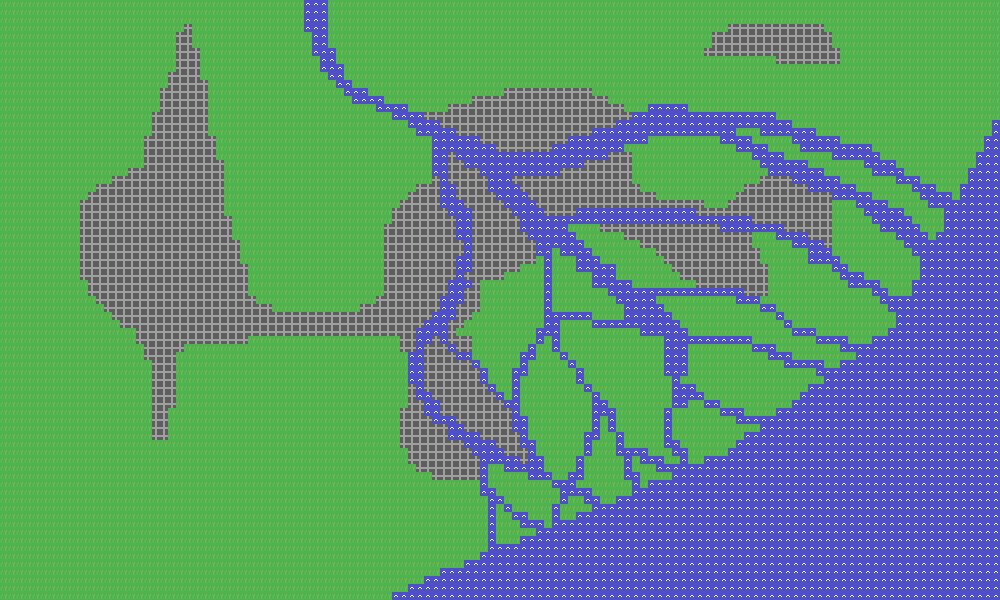

This game map was drawn from its Tiled (.tmx) file and the tilesets committed beside it. A one-line description and the trimmed map source follow:
An orthogonal 125x75 tile map with 8x8 px tiles, 1 tile layer (base).

<map version="1.0" orientation="orthogonal" renderorder="right-down" width="125" height="75" tilewidth="8" tileheight="8" nextobjectid="1">
 <tileset firstgid="1" name="tileset" tilewidth="8" tileheight="8" tilecount="64" columns="8">
  <image source="tileset.png" width="64" height="64" />
 </tileset>
 <layer name="base" width="125" height="75">
  <data>[9375 cells, 9375 non-empty, 3 distinct tile ids]</data>
 </layer>
</map>
